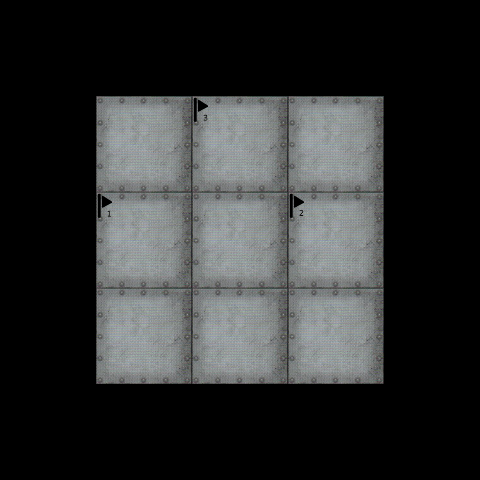

A level layout from a 2D game, rendered from its tile map. Below: a short description, then the map file with its tile-grid data intact:
An orthogonal 5x5 tile map with 96x96 px tiles, 2 tile layers (Floor, Checkpoints).

<map version="1.2" tiledversion="1.2.2" orientation="orthogonal" renderorder="right-up" width="5" height="5" tilewidth="96" tileheight="96" infinite="0" nextlayerid="10" nextobjectid="1">
 <tileset firstgid="1" source="../RoboRallyTiles.tsx" />
 <layer id="7" name="Floor" width="5" height="5" locked="1">
  <data encoding="csv">
0,0,0,0,0,
0,5,5,5,0,
0,5,5,5,0,
0,5,5,5,0,
0,0,0,0,0
</data>
 </layer>
 <layer id="9" name="Checkpoints" width="5" height="5" locked="1">
  <data encoding="csv">
0,0,0,0,0,
0,0,63,0,0,
0,49,0,56,0,
0,0,0,0,0,
0,0,0,0,0
</data>
 </layer>
</map>
